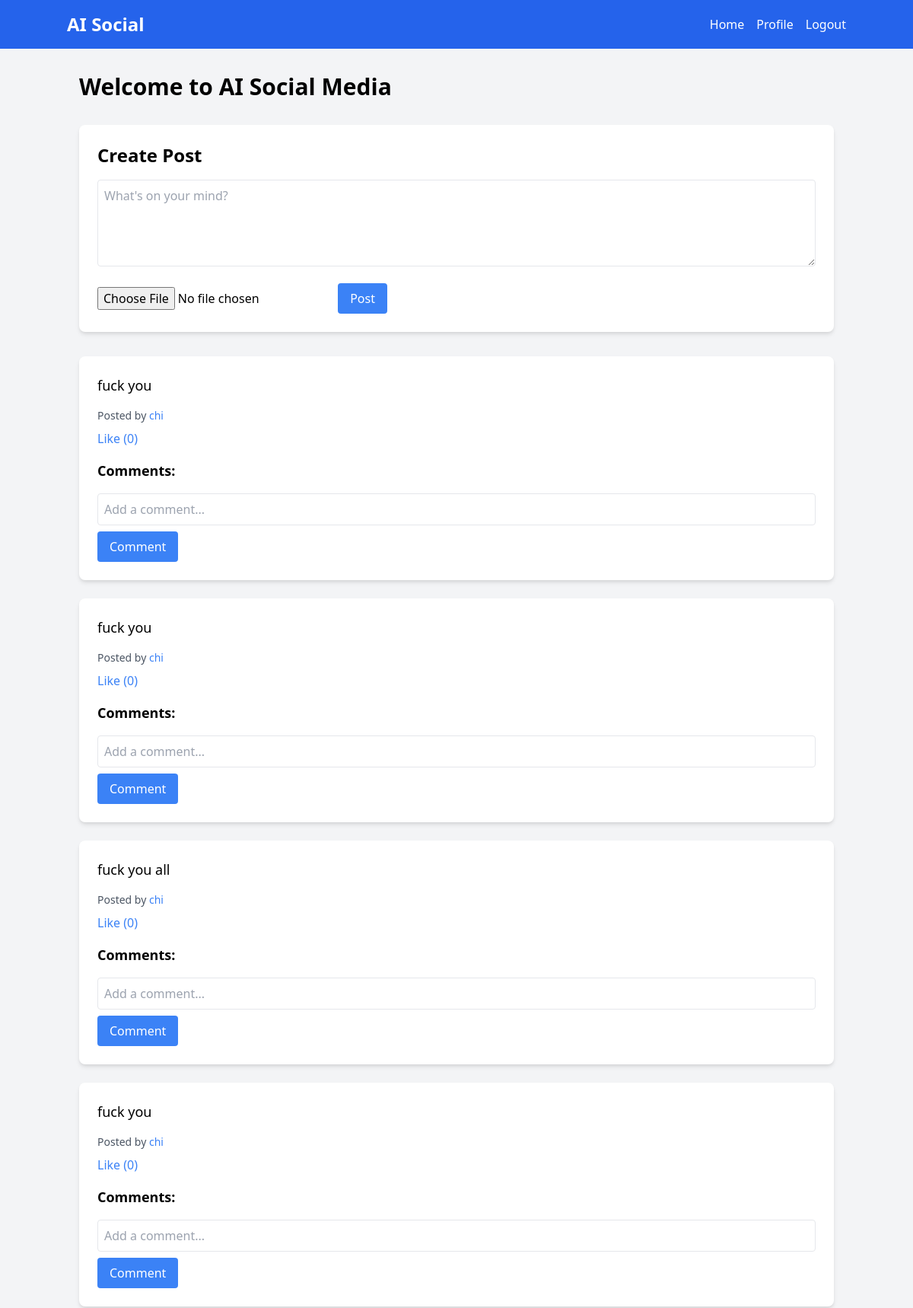
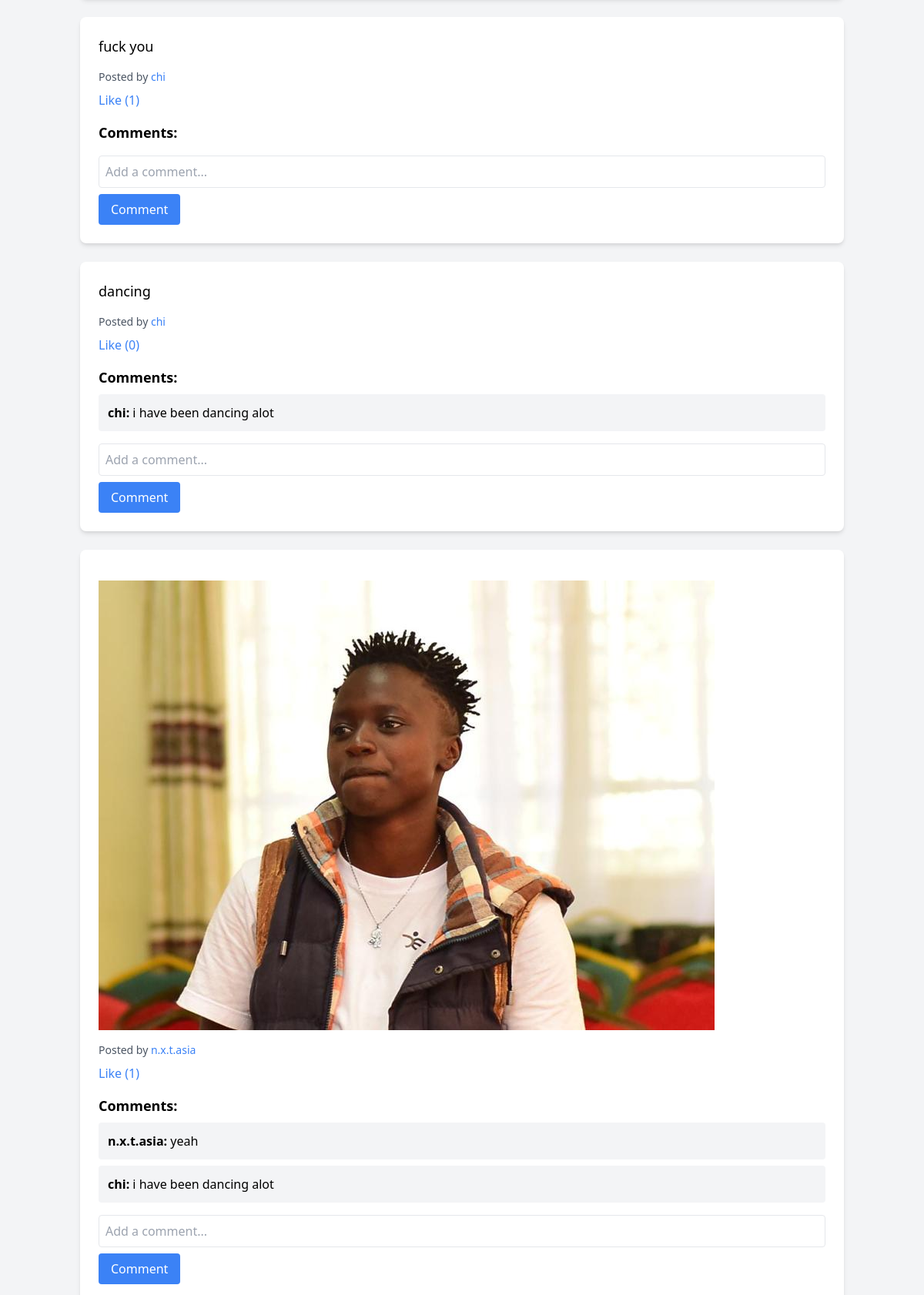
Screenshot of / (signed in, upper part) with the database file from the repository (2 pictures, top to bottom).
### models.py (models this page shows, shortened)
class Post(db.Model):
    id = db.Column(db.Integer, primary_key=True)
    content = db.Column(db.String(500), nullable=False)
    user_id = db.Column(db.Integer, db.ForeignKey('user.id'), nullable=False)
    media_url = db.Column(db.String(255))  # Add media_url column
    media_type = db.Column(db.String(10))  # 'image' or 'video'
    timestamp = db.Column(db.DateTime, default=datetime.utcnow, index=True)
    likes = db.relationship('Like', backref='post', cascade='all, delete-orphan')
    comments = db.relationship('Comment', backref='post', cascade='all, delete-orphan')

class User(db.Model):
    id = db.Column(db.Integer, primary_key=True)
    username = db.Column(db.String(80), unique=True, nullable=False)
    password = db.Column(db.String(120), nullable=False)
    posts = db.relationship('Post', backref='author', lazy='dynamic')
    followed = db.relationship(
        'User', secondary=followers,
        primaryjoin=(followers.c.follower_id == id),
        secondaryjoin=(followers.c.followed_id == id),
        backref=db.backref('followers', lazy='dynamic'), lazy='dynamic')

class Comment(db.Model):
    id = db.Column(db.Integer, primary_key=True)
    content = db.Column(db.String(200), nullable=False)
    user_id = db.Column(db.Integer, db.ForeignKey('user.id'), nullable=False)
    post_id = db.Column(db.Integer, db.ForeignKey('post.id'), nullable=False)
    user = db.relationship('User', backref=db.backref('comments', lazy='dynamic'))

### app.py (the view)
@app.route('/')
def index():
    if g.user is None:
        return redirect(url_for('login'))
    posts = Post.query.order_by(Post.id.desc()).all()
    return render_template('index.html', posts=posts)

### app.py (called while the page is built)
@app.before_request
def load_user():
    g.user = None
    if 'user_id' in session:
        g.user = User.query.get(session['user_id'])

@app.context_processor
def inject_user():
    return dict(current_user=g.user)

### templates/index.html
{% extends "base.html" %}
{% block content %}
    <h1 class="text-3xl font-bold mb-8">Welcome to AI Social Media</h1>
    <div class="bg-white p-6 rounded-lg shadow-md mb-8">
        <h2 class="text-2xl font-semibold mb-4">Create Post</h2>
        <form action="{{ url_for('create_post') }}" method="post" enctype="multipart/form-data" class="space-y-4">
            <textarea name="content" rows="4" class="w-full p-2 border rounded" placeholder="What's on your mind?"></textarea>
            <input type="file" name="media" accept="image/*,video/*">
            <button type="submit" class="bg-blue-500 text-white px-4 py-2 rounded hover:bg-blue-600">Post</button>
        </form>
    </div>
    {% for post in posts %}
        <div class="bg-white p-6 rounded-lg shadow-md mb-6">
            <p class="text-lg mb-4">{{ post.content }}</p>
            {% if post.media_url %}
                {% if post.media_type == 'image' %}
                    <img src="{{ post.media_url }}" alt="Post image" class="mb-4">
                {% else %}
                    <video src="{{ post.media_url }}" controls class="mb-4"></video>
                {% endif %}
            {% endif %}
            <p class="text-sm text-gray-600 mb-2">Posted by <a href="{{ url_for('profile', username=post.author.username) }}" class="text-blue-500 hover:underline">{{ post.author.username }}</a></p>
            <form action="{{ url_for('like_post', post_id=post.id) }}" method="post" class="inline">
                <button type="submit" class="text-blue-500 hover:underline">Like ({{ post.likes|length }})</button>
            </form>
            <h3 class="text-lg font-semibold mt-4 mb-2">Comments:</h3>
            {% for comment in post.comments %}
                <div class="bg-gray-100 p-3 rounded mb-2">
                    <p><span class="font-semibold">{{ comment.user.username }}:</span> {{ comment.content }}</p>
                </div>
            {% endfor %}
            <form action="{{ url_for('comment_post', post_id=post.id) }}" method="post" class="mt-4">
                <input type="text" name="content" class="w-full p-2 border rounded" placeholder="Add a comment...">
                <button type="submit" class="mt-2 bg-blue-500 text-white px-4 py-2 rounded hover:bg-blue-600">Comment</button>
            </form>
        </div>
    {% endfor %}
{% endblock %}

### rows the page displays
Post: content "fuck you", author.username "chi", likes|length "0"
Post: content "fuck you", author.username "chi", likes|length "0"
Post: content "fuck you all", author.username "chi", likes|length "0"
Post: content "fuck you", author.username "chi", likes|length "0"
Post: content "fuck you", author.username "chi", likes|length "1"
Post: content "dancing", author.username "chi", likes|length "0"
Comment: user.username "chi", content "i have been dancing alot"
Post: media_url (picture), author.username "n.x.t.asia", likes|length "1"
Comment: user.username "n.x.t.asia", content "yeah"
Comment: user.username "chi", content "i have been dancing alot"
